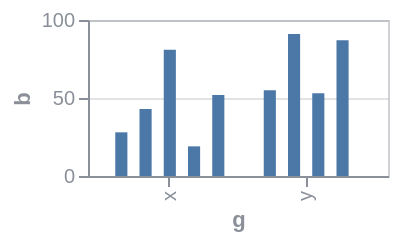

Write a Vega-Lite specification for this figure.
### Vega specification from a JSON file in a GitHub repository (floating-point values rounded to 4 significant figures)
{"$schema": "https://vega.github.io/schema/vega/v6.json", "background": null, "padding": 5, "width": 150, "height": 78, "style": "cell", "data": [{"name": "source_0", "values": [{"a": "A", "b": 28, "c": 5, "g": "x"}, {"a": "B", "b": 55, "c": 9, "g": "y"}, {"a": "C", "b": 43, "c": 2, "g": "x"}, {"a": "D", "b": 91, "c": 7, "g": "y"}, {"a": "E", "b": 81, "c": 4, "g": "x"}, {"a": "F", "b": 53, "c": 6, "g": "y"}, {"a": "G", "b": 19, "c": 8, "g": "x"}, {"a": "H", "b": 87, "c": 1, "g": "y"}, {"a": "I", "b": 52, "c": 3, "g": "x"}]}, {"name": "data_0", "source": "source_0", "transform": [{"type": "stack", "groupby": ["g", "a"], "field": "b", "sort": {"field": [], "order": []}, "as": ["b_start", "b_end"], "offset": "zero"}, {"type": "filter", "expr": "isValid(datum[\"b\"]) && isFinite(+datum[\"b\"])"}]}], "marks": [{"name": "marks", "type": "rect", "style": ["bar"], "from": {"data": "data_0"}, "encode": {"update": {"fill": {"value": "#4c78a8"}, "ariaRoleDescription": {"value": "bar"}, "description": {"signal": "\"g: \" + (isValid(datum[\"g\"]) ? isArray(datum[\"g\"]) ? join(datum[\"g\"], ' ') : datum[\"g\"] : \"\"+datum[\"g\"]) + \"; b: \" + (format(datum[\"b\"], \"\")) + \"; a: \" + (isValid(datum[\"a\"]) ? isArray(datum[\"a\"]) ? join(datum[\"a\"], ' ') : datum[\"a\"] : \"\"+datum[\"a\"])"}, "x": {"scale": "x", "field": "g", "offset": {"scale": "xOffset", "field": "a"}}, "width": {"signal": "max(0.25, bandwidth('xOffset'))"}, "y": {"scale": "y", "field": "b_end"}, "y2": {"scale": "y", "field": "b_start"}}}}], "scales": [{"name": "x", "type": "band", "domain": {"data": "data_0", "field": "g", "sort": true}, "range": [0, {"signal": "width"}], "paddingInner": 0.2, "paddingOuter": 0.2}, {"name": "y", "type": "linear", "domain": {"data": "data_0", "fields": ["b_start", "b_end"]}, "range": [{"signal": "height"}, 0], "nice": true, "zero": true}, {"name": "xOffset", "type": "band", "domain": {"data": "data_0", "field": "a", "sort": true}, "range": [0, {"signal": "bandwidth('x')"}]}], "axes": [{"scale": "y", "orient": "left", "gridScale": "x", "grid": true, "tickCount": {"signal": "ceil(height/40)"}, "domain": false, "labels": false, "aria": false, "maxExtent": 0, "minExtent": 0, "ticks": false, "zindex": 0}, {"scale": "x", "orient": "bottom", "grid": false, "title": "g", "labelAlign": "right", "labelAngle": 270, "labelBaseline": "middle", "zindex": 0}, {"scale": "y", "orient": "left", "grid": false, "title": "b", "labelOverlap": true, "tickCount": {"signal": "ceil(height/40)"}, "zindex": 0}], "config": {"axis": {"labelColor": "#8a8f98", "titleColor": "#8a8f98", "domainColor": "#8a8f98", "tickColor": "#8a8f98", "gridColor": "#8a8f98", "gridOpacity": 0.25}, "legend": {"labelColor": "#8a8f98", "titleColor": "#8a8f98"}, "style": {"cell": {"stroke": "#8a8f98", "strokeOpacity": 0.4}}}}
